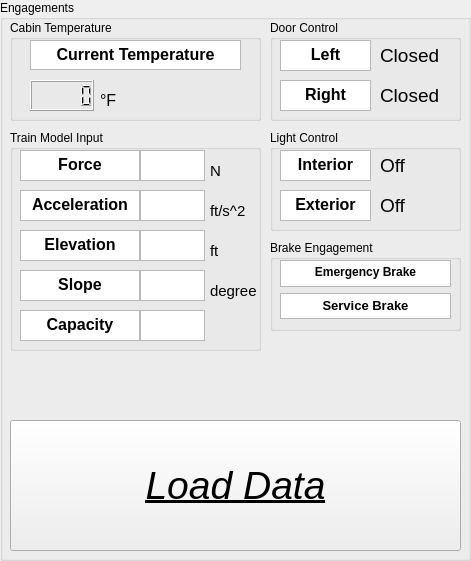
     <widget class="QGroupBox" name="tb_engage_box">
      <property name="geometry">
       <rect>
        <x>10</x>
        <y>10</y>
        <width>471</width>
        <height>561</height>
       </rect>
      </property>
      <property name="title">
       <string>Engagements</string>
      </property>
      <widget class="QGroupBox" name="tb_temp_box">
       <property name="geometry">
        <rect>
         <x>10</x>
         <y>20</y>
         <width>251</width>
         <height>101</height>
        </rect>
       </property>
       <property name="title">
        <string>Cabin Temperature</string>
       </property>
       <widget class="QLCDNumber" name="tb_temp_display">
        <property name="geometry">
         <rect>
          <x>20</x>
          <y>60</y>
          <width>64</width>
          <height>31</height>
         </rect>
        </property>
       </widget>
       <widget class="QLabel" name="tb_f_txt">
        <property name="geometry">
         <rect>
          <x>90</x>
          <y>70</y>
          <width>31</width>
          <height>21</height>
         </rect>
        </property>
        <property name="font">
         <font>
          <pointsize>12</pointsize>
         </font>
        </property>
        <property name="text">
         <string>°F</string>
        </property>
       </widget>
       <widget class="QTextBrowser" name="tb_current_temp_txt">
        <property name="geometry">
         <rect>
          <x>20</x>
          <y>20</y>
          <width>211</width>
          <height>30</height>
         </rect>
        </property>
        <property name="font">
         <font>
          <pointsize>13</pointsize>
          <weight>75</weight>
          <bold>true</bold>
         </font>
        </property>
        <property name="verticalScrollBarPolicy">
         <enum>Qt::ScrollBarAlwaysOff</enum>
        </property>
        <property name="horizontalScrollBarPolicy">
         <enum>Qt::ScrollBarAlwaysOff</enum>
        </property>
        <property name="html">
         <string>&lt;!DOCTYPE HTML PUBLIC &quot;-//W3C//DTD HTML 4.0//EN&quot; &quot;http://www.w3.org/TR/REC-html40/strict.dtd&quot;&gt;
&lt;html&gt;&lt;head&gt;&lt;meta name=&quot;qrichtext&quot; content=&quot;1&quot; /&gt;&lt;style type=&quot;text/css&quot;&gt;
p, li { white-space: pre-wrap; }
&lt;/style&gt;&lt;/head&gt;&lt;body style=&quot; font-family:'MS Shell Dlg 2'; font-size:13pt; font-weight:600; font-style:normal;&quot;&gt;
&lt;p align=&quot;center&quot; style=&quot; margin-top:0px; margin-bottom:0px; margin-left:0px; margin-right:0px; -qt-block-indent:0; text-indent:0px;&quot;&gt;&lt;span style=&quot; font-family:'Segoe UI'; font-size:12pt; font-weight:696;&quot;&gt;Current Temperature&lt;/span&gt;&lt;/p&gt;&lt;/body&gt;&lt;/html&gt;</string>
        </property>
       </widget>
      </widget>
      <widget class="QGroupBox" name="tb_model_input_box">
       <property name="enabled">
        <bool>true</bool>
       </property>
       <property name="geometry">
        <rect>
         <x>10</x>
         <y>130</y>
         <width>251</width>
         <height>221</height>
        </rect>
       </property>
       <property name="title">
        <string>Train Model Input</string>
       </property>
       <widget class="QTextBrowser" name="tb_acceleration_txt">
        <property name="geometry">
         <rect>
          <x>10</x>
          <y>60</y>
          <width>120</width>
          <height>31</height>
         </rect>
        </property>
        <property name="verticalScrollBarPolicy">
         <enum>Qt::ScrollBarAlwaysOff</enum>
        </property>
        <property name="horizontalScrollBarPolicy">
         <enum>Qt::ScrollBarAlwaysOff</enum>
        </property>
        <property name="html">
         <string>&lt;!DOCTYPE HTML PUBLIC &quot;-//W3C//DTD HTML 4.0//EN&quot; &quot;http://www.w3.org/TR/REC-html40/strict.dtd&quot;&gt;
&lt;html&gt;&lt;head&gt;&lt;meta name=&quot;qrichtext&quot; content=&quot;1&quot; /&gt;&lt;style type=&quot;text/css&quot;&gt;
p, li { white-space: pre-wrap; }
&lt;/style&gt;&lt;/head&gt;&lt;body style=&quot; font-family:'MS Shell Dlg 2'; font-size:10pt; font-weight:400; font-style:normal;&quot;&gt;
&lt;p align=&quot;center&quot; style=&quot; margin-top:0px; margin-bottom:0px; margin-left:0px; margin-right:0px; -qt-block-indent:0; text-indent:0px;&quot;&gt;&lt;span style=&quot; font-size:12pt; font-weight:696;&quot;&gt;Acceleration&lt;/span&gt;&lt;/p&gt;&lt;/body&gt;&lt;/html&gt;</string>
        </property>
       </widget>
       <widget class="QPlainTextEdit" name="tb_acceleration_display">
        <property name="geometry">
         <rect>
          <x>130</x>
          <y>60</y>
          <width>65</width>
          <height>31</height>
         </rect>
        </property>
        <property name="font">
         <font>
          <pointsize>15</pointsize>
         </font>
        </property>
        <property name="verticalScrollBarPolicy">
         <enum>Qt::ScrollBarAlwaysOff</enum>
        </property>
        <property name="horizontalScrollBarPolicy">
         <enum>Qt::ScrollBarAlwaysOff</enum>
        </property>
        <property name="plainText">
         <string/>
        </property>
       </widget>
       <widget class="QLabel" name="tb_ft_per_s_txt">
        <property name="geometry">
         <rect>
          <x>200</x>
          <y>70</y>
          <width>41</width>
          <height>21</height>
         </rect>
        </property>
        <property name="font">
         <font>
          <pointsize>11</pointsize>
         </font>
        </property>
        <property name="text">
         <string>ft/s^2</string>
        </property>
       </widget>
       <widget class="QTextBrowser" name="tb_force_txt">
        <property name="geometry">
         <rect>
          <x>10</x>
          <y>20</y>
          <width>120</width>
          <height>31</height>
         </rect>
        </property>
        <property name="verticalScrollBarPolicy">
         <enum>Qt::ScrollBarAlwaysOff</enum>
        </property>
        <property name="horizontalScrollBarPolicy">
         <enum>Qt::ScrollBarAlwaysOff</enum>
        </property>
        <property name="html">
         <string>&lt;!DOCTYPE HTML PUBLIC &quot;-//W3C//DTD HTML 4.0//EN&quot; &quot;http://www.w3.org/TR/REC-html40/strict.dtd&quot;&gt;
&lt;html&gt;&lt;head&gt;&lt;meta name=&quot;qrichtext&quot; content=&quot;1&quot; /&gt;&lt;style type=&quot;text/css&quot;&gt;
p, li { white-space: pre-wrap; }
&lt;/style&gt;&lt;/head&gt;&lt;body style=&quot; font-family:'MS Shell Dlg 2'; font-size:10pt; font-weight:400; font-style:normal;&quot;&gt;
&lt;p align=&quot;center&quot; style=&quot; margin-top:0px; margin-bottom:0px; margin-left:0px; margin-right:0px; -qt-block-indent:0; text-indent:0px;&quot;&gt;&lt;span style=&quot; font-size:12pt; font-weight:696;&quot;&gt;Force&lt;/span&gt;&lt;/p&gt;&lt;/body&gt;&lt;/html&gt;</string>
        </property>
       </widget>
       <widget class="QLabel" name="tb_newtons_txt">
        <property name="geometry">
         <rect>
          <x>200</x>
          <y>30</y>
          <width>41</width>
          <height>21</height>
         </rect>
        </property>
        <property name="font">
         <font>
          <pointsize>11</pointsize>
         </font>
        </property>
        <property name="text">
         <string>N</string>
        </property>
       </widget>
       <widget class="QTextBrowser" name="tb_elevation_txt">
        <property name="geometry">
         <rect>
          <x>10</x>
          <y>100</y>
          <width>120</width>
          <height>31</height>
         </rect>
        </property>
        <property name="verticalScrollBarPolicy">
         <enum>Qt::ScrollBarAlwaysOff</enum>
        </property>
        <property name="horizontalScrollBarPolicy">
         <enum>Qt::ScrollBarAlwaysOff</enum>
        </property>
        <property name="html">
         <string>&lt;!DOCTYPE HTML PUBLIC &quot;-//W3C//DTD HTML 4.0//EN&quot; &quot;http://www.w3.org/TR/REC-html40/strict.dtd&quot;&gt;
&lt;html&gt;&lt;head&gt;&lt;meta name=&quot;qrichtext&quot; content=&quot;1&quot; /&gt;&lt;style type=&quot;text/css&quot;&gt;
p, li { white-space: pre-wrap; }
&lt;/style&gt;&lt;/head&gt;&lt;body style=&quot; font-family:'MS Shell Dlg 2'; font-size:10pt; font-weight:400; font-style:normal;&quot;&gt;
&lt;p align=&quot;center&quot; style=&quot; margin-top:0px; margin-bottom:0px; margin-left:0px; margin-right:0px; -qt-block-indent:0; text-indent:0px;&quot;&gt;&lt;span style=&quot; font-size:12pt; font-weight:696;&quot;&gt;Elevation&lt;/span&gt;&lt;/p&gt;&lt;/body&gt;&lt;/html&gt;</string>
        </property>
       </widget>
       <widget class="QLabel" name="tb_ft_txt_1">
        <property name="geometry">
         <rect>
          <x>200</x>
          <y>110</y>
          <width>41</width>
          <height>21</height>
         </rect>
        </property>
        <property name="font">
         <font>
          <pointsize>11</pointsize>
         </font>
        </property>
        <property name="text">
         <string>ft</string>
        </property>
       </widget>
       <widget class="QPlainTextEdit" name="tb_elevation_display">
        <property name="geometry">
         <rect>
          <x>130</x>
          <y>100</y>
          <width>65</width>
          <height>31</height>
         </rect>
        </property>
        <property name="font">
         <font>
          <pointsize>15</pointsize>
         </font>
        </property>
        <property name="verticalScrollBarPolicy">
         <enum>Qt::ScrollBarAlwaysOff</enum>
        </property>
        <property name="horizontalScrollBarPolicy">
         <enum>Qt::ScrollBarAlwaysOff</enum>
        </property>
        <property name="plainText">
         <string/>
        </property>
       </widget>
       <widget class="QTextBrowser" name="tb_slope_txt">
        <property name="geometry">
         <rect>
          <x>10</x>
          <y>140</y>
          <width>120</width>
          <height>31</height>
         </rect>
        </property>
        <property name="verticalScrollBarPolicy">
         <enum>Qt::ScrollBarAlwaysOff</enum>
        </property>
        <property name="horizontalScrollBarPolicy">
         <enum>Qt::ScrollBarAlwaysOff</enum>
        </property>
        <property name="html">
         <string>&lt;!DOCTYPE HTML PUBLIC &quot;-//W3C//DTD HTML 4.0//EN&quot; &quot;http://www.w3.org/TR/REC-html40/strict.dtd&quot;&gt;
&lt;html&gt;&lt;head&gt;&lt;meta name=&quot;qrichtext&quot; content=&quot;1&quot; /&gt;&lt;style type=&quot;text/css&quot;&gt;
p, li { white-space: pre-wrap; }
&lt;/style&gt;&lt;/head&gt;&lt;body style=&quot; font-family:'MS Shell Dlg 2'; font-size:10pt; font-weight:400; font-style:normal;&quot;&gt;
&lt;p align=&quot;center&quot; style=&quot; margin-top:0px; margin-bottom:0px; margin-left:0px; margin-right:0px; -qt-block-indent:0; text-indent:0px;&quot;&gt;&lt;span style=&quot; font-size:12pt; font-weight:696;&quot;&gt;Slope&lt;/span&gt;&lt;/p&gt;&lt;/body&gt;&lt;/html&gt;</string>
        </property>
       </widget>
       <widget class="QPlainTextEdit" name="tb_capacity_display">
        <property name="geometry">
         <rect>
          <x>130</x>
          <y>180</y>
          <width>65</width>
          <height>31</height>
         </rect>
        </property>
        <property name="font">
         <font>
          <pointsize>15</pointsize>
         </font>
        </property>
        <property name="verticalScrollBarPolicy">
         <enum>Qt::ScrollBarAlwaysOff</enum>
        </property>
        <property name="horizontalScrollBarPolicy">
         <enum>Qt::ScrollBarAlwaysOff</enum>
        </property>
        <property name="plainText">
         <string/>
        </property>
       </widget>
       <widget class="QTextBrowser" name="tb_capacity_txt">
        <property name="geometry">
         <rect>
          <x>10</x>
          <y>180</y>
          <width>120</width>
          <height>31</height>
         </rect>
        </property>
        <property name="verticalScrollBarPolicy">
         <enum>Qt::ScrollBarAlwaysOff</enum>
        </property>
        <property name="horizontalScrollBarPolicy">
         <enum>Qt::ScrollBarAlwaysOff</enum>
        </property>
        <property name="html">
         <string>&lt;!DOCTYPE HTML PUBLIC &quot;-//W3C//DTD HTML 4.0//EN&quot; &quot;http://www.w3.org/TR/REC-html40/strict.dtd&quot;&gt;
&lt;html&gt;&lt;head&gt;&lt;meta name=&quot;qrichtext&quot; content=&quot;1&quot; /&gt;&lt;style type=&quot;text/css&quot;&gt;
p, li { white-space: pre-wrap; }
&lt;/style&gt;&lt;/head&gt;&lt;body style=&quot; font-family:'MS Shell Dlg 2'; font-size:10pt; font-weight:400; font-style:normal;&quot;&gt;
&lt;p align=&quot;center&quot; style=&quot; margin-top:0px; margin-bottom:0px; margin-left:0px; margin-right:0px; -qt-block-indent:0; text-indent:0px;&quot;&gt;&lt;span style=&quot; font-size:12pt; font-weight:696;&quot;&gt;Capacity&lt;/span&gt;&lt;/p&gt;&lt;/body&gt;&lt;/html&gt;</string>
        </property>
       </widget>
       <widget class="QLabel" name="tb_degree_txt">
        <property name="geometry">
         <rect>
          <x>200</x>
          <y>150</y>
          <width>51</width>
          <height>21</height>
         </rect>
        </property>
        <property name="font">
         <font>
          <pointsize>11</pointsize>
         </font>
        </property>
        <property name="text">
         <string>degree</string>
        </property>
       </widget>
       <widget class="QPlainTextEdit" name="tb_force_display">
        <property name="geometry">
         <rect>
          <x>130</x>
          <y>20</y>
          <width>65</width>
          <height>31</height>
         </rect>
        </property>
        <property name="font">
         <font>
          <pointsize>15</pointsize>
         </font>
        </property>
        <property name="verticalScrollBarPolicy">
         <enum>Qt::ScrollBarAlwaysOff</enum>
        </property>
        <property name="horizontalScrollBarPolicy">
         <enum>Qt::ScrollBarAlwaysOff</enum>
        </property>
        <property name="plainText">
         <string/>
        </property>
       </widget>
       <widget class="QPlainTextEdit" name="tb_slope_display">
        <property name="geometry">
         <rect>
          <x>130</x>
          <y>140</y>
          <width>65</width>
          <height>31</height>
         </rect>
        </property>
        <property name="font">
         <font>
          <pointsize>15</pointsize>
         </font>
        </property>
        <property name="verticalScrollBarPolicy">
         <enum>Qt::ScrollBarAlwaysOff</enum>
        </property>
        <property name="horizontalScrollBarPolicy">
         <enum>Qt::ScrollBarAlwaysOff</enum>
        </property>
        <property name="plainText">
         <string/>
        </property>
       </widget>
      </widget>
      <widget class="QGroupBox" name="tb_door_box">
       <property name="geometry">
        <rect>
         <x>270</x>
         <y>20</y>
         <width>191</width>
         <height>101</height>
        </rect>
       </property>
       <property name="title">
        <string>Door Control</string>
       </property>
       <widget class="QTextBrowser" name="tb_right_txt">
        <property name="geometry">
         <rect>
          <x>10</x>
          <y>60</y>
          <width>91</width>
          <height>31</height>
         </rect>
        </property>
        <property name="verticalScrollBarPolicy">
         <enum>Qt::ScrollBarAlwaysOff</enum>
        </property>
        <property name="horizontalScrollBarPolicy">
         <enum>Qt::ScrollBarAlwaysOff</enum>
        </property>
        <property name="html">
         <string>&lt;!DOCTYPE HTML PUBLIC &quot;-//W3C//DTD HTML 4.0//EN&quot; &quot;http://www.w3.org/TR/REC-html40/strict.dtd&quot;&gt;
&lt;html&gt;&lt;head&gt;&lt;meta name=&quot;qrichtext&quot; content=&quot;1&quot; /&gt;&lt;style type=&quot;text/css&quot;&gt;
p, li { white-space: pre-wrap; }
&lt;/style&gt;&lt;/head&gt;&lt;body style=&quot; font-family:'MS Shell Dlg 2'; font-size:10pt; font-weight:400; font-style:normal;&quot;&gt;
&lt;p align=&quot;center&quot; style=&quot; margin-top:0px; margin-bottom:0px; margin-left:0px; margin-right:0px; -qt-block-indent:0; text-indent:0px;&quot;&gt;&lt;span style=&quot; font-size:12pt; font-weight:696;&quot;&gt;Right&lt;/span&gt;&lt;/p&gt;&lt;/body&gt;&lt;/html&gt;</string>
        </property>
       </widget>
       <widget class="QTextBrowser" name="tb_left_txt">
        <property name="geometry">
         <rect>
          <x>10</x>
          <y>20</y>
          <width>91</width>
          <height>31</height>
         </rect>
        </property>
        <property name="verticalScrollBarPolicy">
         <enum>Qt::ScrollBarAlwaysOff</enum>
        </property>
        <property name="horizontalScrollBarPolicy">
         <enum>Qt::ScrollBarAlwaysOff</enum>
        </property>
        <property name="html">
         <string>&lt;!DOCTYPE HTML PUBLIC &quot;-//W3C//DTD HTML 4.0//EN&quot; &quot;http://www.w3.org/TR/REC-html40/strict.dtd&quot;&gt;
&lt;html&gt;&lt;head&gt;&lt;meta name=&quot;qrichtext&quot; content=&quot;1&quot; /&gt;&lt;style type=&quot;text/css&quot;&gt;
p, li { white-space: pre-wrap; }
&lt;/style&gt;&lt;/head&gt;&lt;body style=&quot; font-family:'MS Shell Dlg 2'; font-size:10pt; font-weight:400; font-style:normal;&quot;&gt;
&lt;p align=&quot;center&quot; style=&quot; margin-top:0px; margin-bottom:0px; margin-left:0px; margin-right:0px; -qt-block-indent:0; text-indent:0px;&quot;&gt;&lt;span style=&quot; font-size:12pt; font-weight:696;&quot;&gt;Left&lt;/span&gt;&lt;/p&gt;&lt;/body&gt;&lt;/html&gt;</string>
        </property>
       </widget>
       <widget class="QLabel" name="tb_right_display">
        <property name="geometry">
         <rect>
          <x>110</x>
          <y>60</y>
          <width>71</width>
          <height>31</height>
         </rect>
        </property>
        <property name="font">
         <font>
          <pointsize>14</pointsize>
         </font>
        </property>
        <property name="text">
         <string>Closed</string>
        </property>
       </widget>
       <widget class="QLabel" name="tb_left_display">
        <property name="geometry">
         <rect>
          <x>110</x>
          <y>20</y>
          <width>71</width>
          <height>31</height>
         </rect>
        </property>
        <property name="font">
         <font>
          <pointsize>14</pointsize>
         </font>
        </property>
        <property name="text">
         <string>Closed</string>
        </property>
       </widget>
      </widget>
      <widget class="QGroupBox" name="tb_light_box">
       <property name="geometry">
        <rect>
         <x>270</x>
         <y>130</y>
         <width>191</width>
         <height>101</height>
        </rect>
       </property>
       <property name="title">
        <string>Light Control</string>
       </property>
       <widget class="QTextBrowser" name="tb_exterior_txt">
        <property name="geometry">
         <rect>
          <x>10</x>
          <y>60</y>
          <width>91</width>
          <height>31</height>
         </rect>
        </property>
        <property name="verticalScrollBarPolicy">
         <enum>Qt::ScrollBarAlwaysOff</enum>
        </property>
        <property name="horizontalScrollBarPolicy">
         <enum>Qt::ScrollBarAlwaysOff</enum>
        </property>
        <property name="html">
         <string>&lt;!DOCTYPE HTML PUBLIC &quot;-//W3C//DTD HTML 4.0//EN&quot; &quot;http://www.w3.org/TR/REC-html40/strict.dtd&quot;&gt;
&lt;html&gt;&lt;head&gt;&lt;meta name=&quot;qrichtext&quot; content=&quot;1&quot; /&gt;&lt;style type=&quot;text/css&quot;&gt;
p, li { white-space: pre-wrap; }
&lt;/style&gt;&lt;/head&gt;&lt;body style=&quot; font-family:'MS Shell Dlg 2'; font-size:10pt; font-weight:400; font-style:normal;&quot;&gt;
&lt;p align=&quot;center&quot; style=&quot; margin-top:0px; margin-bottom:0px; margin-left:0px; margin-right:0px; -qt-block-indent:0; text-indent:0px;&quot;&gt;&lt;span style=&quot; font-size:12pt; font-weight:696;&quot;&gt;Exterior&lt;/span&gt;&lt;/p&gt;&lt;/body&gt;&lt;/html&gt;</string>
        </property>
       </widget>
       <widget class="QTextBrowser" name="tb_interior_txt">
        <property name="geometry">
         <rect>
          <x>10</x>
          <y>20</y>
          <width>91</width>
          <height>31</height>
         </rect>
        </property>
        <property name="verticalScrollBarPolicy">
         <enum>Qt::ScrollBarAlwaysOff</enum>
        </property>
        <property name="horizontalScrollBarPolicy">
         <enum>Qt::ScrollBarAlwaysOff</enum>
        </property>
        <property name="html">
         <string>&lt;!DOCTYPE HTML PUBLIC &quot;-//W3C//DTD HTML 4.0//EN&quot; &quot;http://www.w3.org/TR/REC-html40/strict.dtd&quot;&gt;
&lt;html&gt;&lt;head&gt;&lt;meta name=&quot;qrichtext&quot; content=&quot;1&quot; /&gt;&lt;style type=&quot;text/css&quot;&gt;
p, li { white-space: pre-wrap; }
&lt;/style&gt;&lt;/head&gt;&lt;body style=&quot; font-family:'MS Shell Dlg 2'; font-size:10pt; font-weight:400; font-style:normal;&quot;&gt;
&lt;p align=&quot;center&quot; style=&quot; margin-top:0px; margin-bottom:0px; margin-left:0px; margin-right:0px; -qt-block-indent:0; text-indent:0px;&quot;&gt;&lt;span style=&quot; font-size:12pt; font-weight:696;&quot;&gt;Interior&lt;/span&gt;&lt;/p&gt;&lt;/body&gt;&lt;/html&gt;</string>
        </property>
       </widget>
       <widget class="QLabel" name="tb_interior_display">
        <property name="geometry">
         <rect>
          <x>110</x>
          <y>20</y>
          <width>64</width>
          <height>31</height>
         </rect>
        </property>
        <property name="font">
         <font>
          <pointsize>14</pointsize>
         </font>
        </property>
        <property name="text">
         <string>Off</string>
        </property>
       </widget>
       <widget class="QLabel" name="tb_exterior_display">
        <property name="geometry">
         <rect>
          <x>110</x>
          <y>60</y>
          <width>71</width>
          <height>31</height>
         </rect>
        </property>
        <property name="font">
         <font>
          <pointsize>14</pointsize>
         </font>
        </property>
        <property name="text">
         <string>Off</string>
        </property>
       </widget>
      </widget>
      <widget class="QGroupBox" name="tb_brake_box">
       <property name="geometry">
        <rect>
         <x>270</x>
         <y>240</y>
         <width>191</width>
         <height>91</height>
        </rect>
       </property>
       <property name="title">
        <string>Brake Engagement</string>
       </property>
       <widget class="QTextBrowser" name="tb_s_display">
        <property name="geometry">
         <rect>
          <x>10</x>
          <y>53</y>
          <width>171</width>
          <height>26</height>
         </rect>
        </property>
        <property name="verticalScrollBarPolicy">
         <enum>Qt::ScrollBarAlwaysOff</enum>
        </property>
        <property name="horizontalScrollBarPolicy">
         <enum>Qt::ScrollBarAlwaysOff</enum>
        </property>
        <property name="html">
         <string>&lt;!DOCTYPE HTML PUBLIC &quot;-//W3C//DTD HTML 4.0//EN&quot; &quot;http://www.w3.org/TR/REC-html40/strict.dtd&quot;&gt;
&lt;html&gt;&lt;head&gt;&lt;meta name=&quot;qrichtext&quot; content=&quot;1&quot; /&gt;&lt;style type=&quot;text/css&quot;&gt;
p, li { white-space: pre-wrap; }
&lt;/style&gt;&lt;/head&gt;&lt;body style=&quot; font-family:'MS Shell Dlg 2'; font-size:10pt; font-weight:400; font-style:normal;&quot;&gt;
&lt;p align=&quot;center&quot; style=&quot; margin-top:0px; margin-bottom:0px; margin-left:0px; margin-right:0px; -qt-block-indent:0; text-indent:0px;&quot;&gt;&lt;span style=&quot; font-weight:696;&quot;&gt;Service Brake&lt;/span&gt;&lt;/p&gt;&lt;/body&gt;&lt;/html&gt;</string>
        </property>
       </widget>
       <widget class="QTextBrowser" name="tb_e_display">
        <property name="geometry">
         <rect>
          <x>10</x>
          <y>20</y>
          <width>171</width>
          <height>27</height>
         </rect>
        </property>
        <property name="verticalScrollBarPolicy">
         <enum>Qt::ScrollBarAlwaysOff</enum>
        </property>
        <property name="horizontalScrollBarPolicy">
         <enum>Qt::ScrollBarAlwaysOff</enum>
        </property>
        <property name="html">
         <string>&lt;!DOCTYPE HTML PUBLIC &quot;-//W3C//DTD HTML 4.0//EN&quot; &quot;http://www.w3.org/TR/REC-html40/strict.dtd&quot;&gt;
&lt;html&gt;&lt;head&gt;&lt;meta name=&quot;qrichtext&quot; content=&quot;1&quot; /&gt;&lt;style type=&quot;text/css&quot;&gt;
p, li { white-space: pre-wrap; }
&lt;/style&gt;&lt;/head&gt;&lt;body style=&quot; font-family:'MS Shell Dlg 2'; font-size:10pt; font-weight:400; font-style:normal;&quot;&gt;
&lt;p align=&quot;center&quot; style=&quot; margin-top:0px; margin-bottom:0px; margin-left:0px; margin-right:0px; -qt-block-indent:0; text-indent:0px;&quot;&gt;&lt;span style=&quot; font-size:9pt; font-weight:696;&quot;&gt;Emergency Brake&lt;/span&gt;&lt;/p&gt;&lt;/body&gt;&lt;/html&gt;</string>
        </property>
       </widget>
      </widget>
      <widget class="QPushButton" name="tb_load_data_display">
       <property name="enabled">
        <bool>true</bool>
       </property>
       <property name="geometry">
        <rect>
         <x>10</x>
         <y>420</y>
         <width>451</width>
         <height>131</height>
        </rect>
       </property>
       <property name="font">
        <font>
         <pointsize>29</pointsize>
         <weight>50</weight>
         <italic>true</italic>
         <bold>false</bold>
         <underline>true</underline>
        </font>
       </property>
       <property name="text">
        <string>Load Data</string>
       </property>
      </widget>
     </widget>
